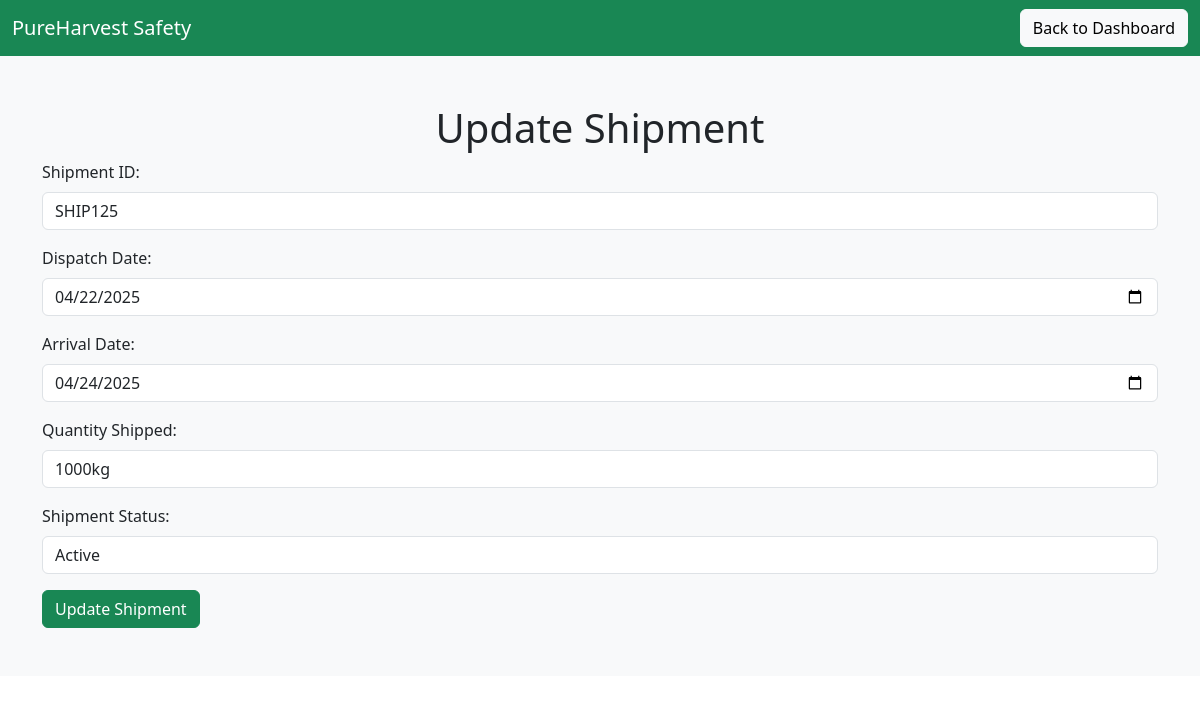
/update_shipment.php?id=SHIP125, run on the app's committed database.
### tables this page shows
CREATE TABLE `distributor_shipments` (
  `id` int(11) NOT NULL,
  `shipment_id` varchar(255) NOT NULL,
  `dispatch_date` date NOT NULL,
  `arrival_date` date NOT NULL,
  `quantity_shipped` varchar(100) NOT NULL,
  `shipment_status` varchar(50) NOT NULL
);

### update_shipment.php (the view, shortened to what this page needs)
<?php
include 'db_connection.php';
if (isset($_GET['id'])) {
    $shipment_id = $_GET['id'];
    $sql = "SELECT * FROM distributor_shipments WHERE shipment_id = '$shipment_id'";
    $result = $conn->query($sql);
    if ($result->num_rows > 0) {
        $row = $result->fetch_assoc();
    } else {
        echo "Shipment not found!";
        exit();
    }
}
?>
<!DOCTYPE html>
<html lang="en">
<head>
  <link href="https://cdn.jsdelivr.net/npm/bootstrap@5.3.0/dist/css/bootstrap.min.css" rel="stylesheet">
</head>
<body>
<nav class="navbar navbar-expand-lg navbar-dark bg-success">
  <div class="container-fluid">
    <a class="navbar-brand" href="#">PureHarvest Safety</a>
    <a class="btn btn-light ms-auto" href="index.php">Back to Dashboard</a>
  </div>
</nav>
<section class="py-5 bg-light">
  <div class="container">
    <h1 class="text-center">Update Shipment</h1>
    <form method="POST" action="shipment_update.php?id=<?php echo $row['shipment_id']; ?>">
      <div class="mb-3">
        <label for="shipment_id" class="form-label">Shipment ID:</label>
        <input type="text" name="shipment_id" class="form-control" value="<?php echo $row['shipment_id']; ?>" readonly required>
      </div>
      <div class="mb-3">
        <label for="dispatch_date" class="form-label">Dispatch Date:</label>
        <input type="date" name="dispatch_date" class="form-control" value="<?php echo $row['dispatch_date']; ?>" required>
      </div>
      <div class="mb-3">
        <label for="arrival_date" class="form-label">Arrival Date:</label>
        <input type="date" name="arrival_date" class="form-control" value="<?php echo $row['arrival_date']; ?>" required>
      </div>
      <div class="mb-3">
        <label for="quantity_shipped" class="form-label">Quantity Shipped:</label>
        <input type="text" name="quantity_shipped" class="form-control" value="<?php echo $row['quantity_shipped']; ?>" required>
      </div>
      <div class="mb-3">
        <label for="shipment_status" class="form-label">Shipment Status:</label>
        <input type="text" name="shipment_status" class="form-control" value="<?php echo $row['shipment_status']; ?>" required>
      </div>
      <button type="submit" class="btn btn-success">Update Shipment</button>
    </form>
  </div>
</section>
</body>
</html>

### data on the page
distributor_shipments: shipment_id "SHIP125", dispatch_date "04/22/2025", arrival_date "04/24/2025", quantity_shipped "1000kg", shipment_status "Active"
